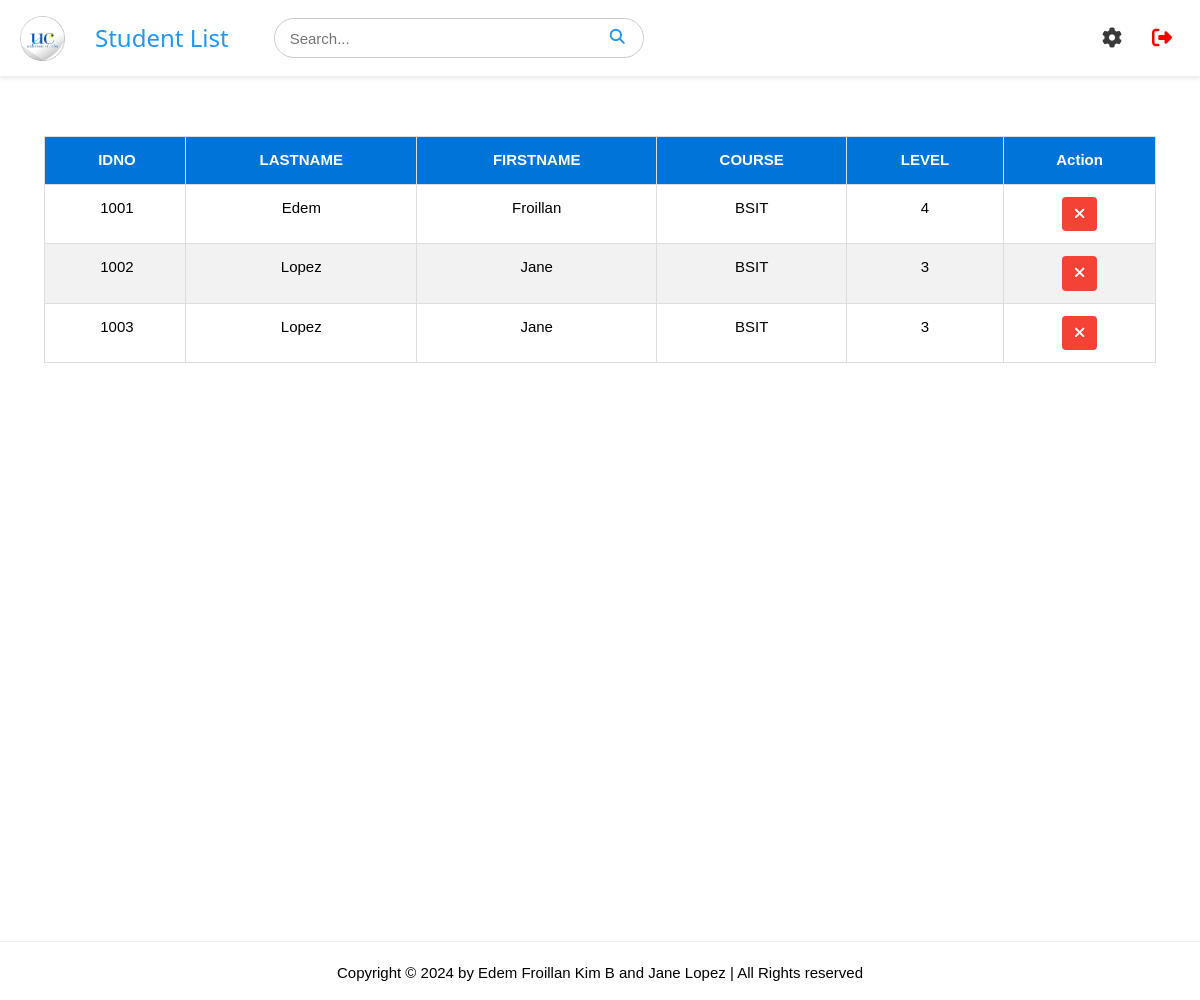
The page /students (signed in) on the database as committed earlier.
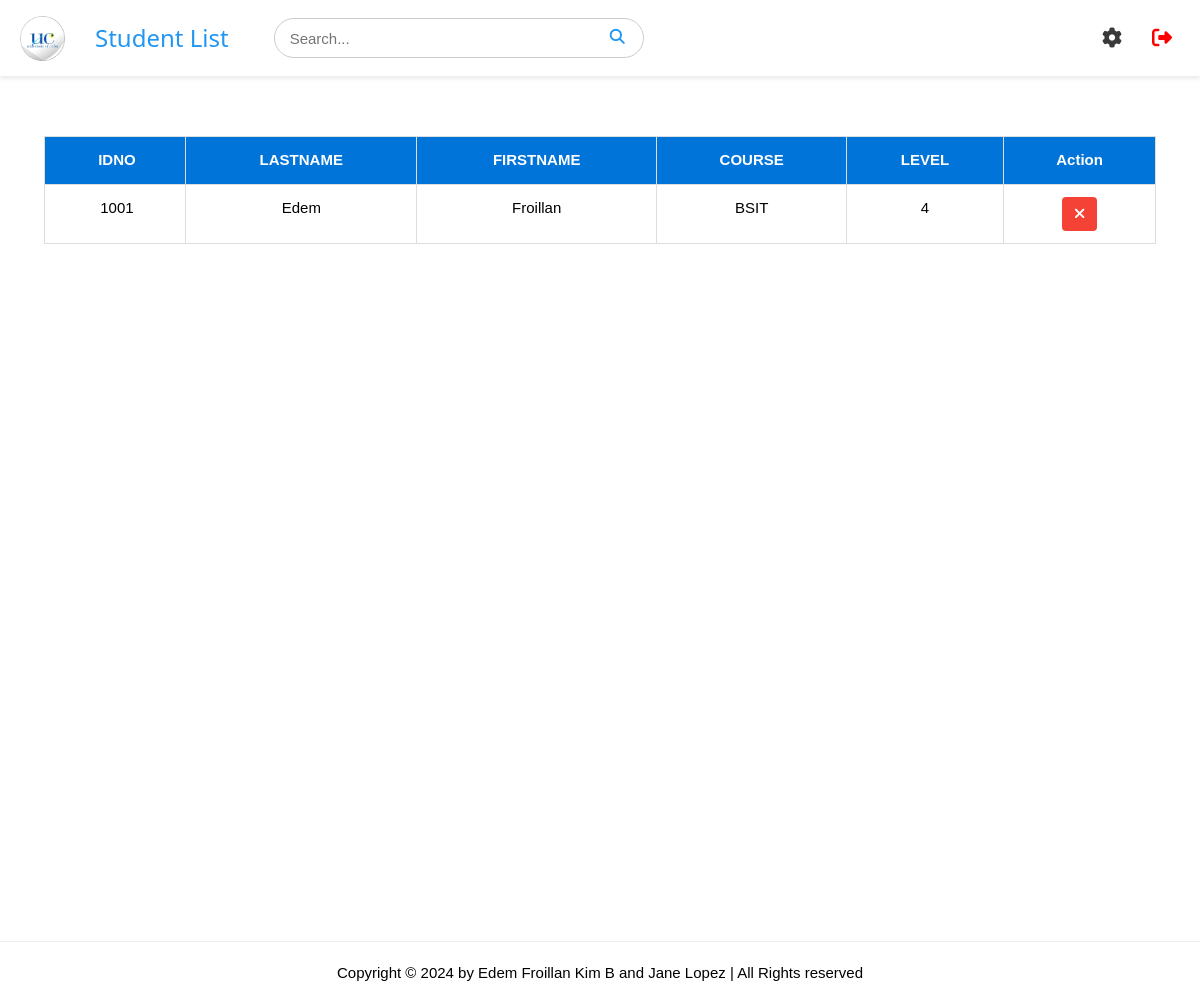
The same page on the database as committed later.
### tables this page shows
CREATE TABLE students (
                    id INTEGER PRIMARY KEY AUTOINCREMENT,
                    idno varchar(10) UNIQUE,
                    firstname varchar(50),
                    lastname varchar(50),
                    course varchar(10),
                    level varchar(5),
                    image TEXT,
                    qrcode TEXT
);

### app.py (the view)
@app.route('/students')
def student_list():
    if 'username' in session:
        pagetitle = "Student List"
        return render_template('studentlist.html',
                               data=getall_records('students'),
                               pagetitle=pagetitle,
                               users=get_users())
    else:
        flash("Please log in first!", "warning")
        return redirect(url_for('login'))

### app.py (called while the page is built)
@app.after_request
def after_request(response):
    response.headers['Cache-Control'] = 'no-store, no-cache, must-revalidate, post-check=0, pre-check=0, max-age=0'
    response.headers['Pragma'] = 'no-cache'
    response.headers['Expires'] = '-1'
    if hasattr(session, 'username') and 'username' not in session:
        response.headers['Cache-Control'] = 'no-store'
        response.headers['Pragma'] = 'no-cache'
        response.headers['Expires'] = '-1'
    return response

def get_users() -> object:
    return getall_records('students')

### dbhelper.py (called while the page is built)
def getprocess(sql: str, params=()) -> list:
    db = connect(database)
    cursor = db.cursor()
    cursor.row_factory = Row
    try:
        cursor.execute(sql, params)
        data = cursor.fetchall()
        return data
    finally:
        cursor.close()
        db.close()

def getall_records(table: str) -> list:
    sql = f'SELECT * FROM `{table}`'
    return getprocess(sql)

### templates/studentlist.html (shortened to what this page needs)
{% extends 'base.html' %}
{% block header %}
    {% include 'header.html' %}
{% endblock %}
{% block content %}
<div class="w3-row-padding" id="main_container" style="height: 100vh;">
    <div class="w3-full" style="padding: 1rem 3%;">
        <div class="styled-table-wrapper">
            <table class="w3-table-all styled-table" id="table">
                <thead>
                    <tr id="tr1">
                        <th class="w3-center">IDNO</th>
                        <th class="w3-center">LASTNAME</th>
                        <th class="w3-center">FIRSTNAME</th>
                        <th class="w3-center">COURSE</th>
                        <th class="w3-center">LEVEL</th>
                        <th class="w3-center">Action</th>
                    </tr>
                </thead>
                <tbody>
                    {% for user in users %}
                    <tr id="tr2">
                        <td class="w3-center" data-cell="IDNO:"><a>{{ user["idno"] }}</a></td>
                        <td class="w3-center" data-cell="LASTNAME:">{{ user["lastname"] }}</td>
                        <td class="w3-center" data-cell="FIRSTNAME:">{{ user["firstname"] }}</td>
                        <td class="w3-center" data-cell="COURSE:">{{ user["course"] }}</td>
                        <td class="w3-center" data-cell="LEVEL:">{{ user["level"] }}</td>
                        <td class="w3-center" data-cell="ACTION:">
                            <button class="w3-button w3-red delete-btn delete" onclick="openCustomAlert('{{ user['idno'] }}')">
                                <i class="fas fa-times"></i>
                            </button>
                        </td>
                    </tr>
                    {% endfor %}
                </tbody>
            </table>
        </div>
    </div>
</div>
{% endblock %}

### templates/base.html (shortened to what this page needs)
<!DOCTYPE html>
<html>
<head>
    <link rel='stylesheet' href="{{ url_for('static', filename='css/style.css') }}">
    <link rel="stylesheet" href="{{ url_for('static', filename='font-awesome/css/all.min.css') }}">
</head>
<body>
    <div>
        {% block header %}{% endblock %}
        {% block content %}{% endblock %}
    </div>
    <hr>
    <footer class="w3-center">
        <div class="footer-box">
            <p>Copyright &copy; 2024 by Edem Froillan Kim B and Jane Lopez | All Rights reserved</p>
        </div>
    </footer>
</body>
</html>

### templates/header.html (shortened to what this page needs)
<div class="header">
    <div class="left-section">
        <img src="../static/images/logo.png" alt="Logo" id="logo">
        <h3 class="pagetitle">{{ pagetitle }}</h3>
        <div class="search" style="position: relative;">
        <input type="text" placeholder="Search..." id="search-bar">
        <button type="submit" id="search-button"><i class="fa fa-search"></i></button>
    </div>
    </div>
    <div class="menu" style="position: relative;">
    <i class="fa solid fa-gear" id="menu-icon"></i>
    <a href="/logout" id="logout">
        <i class="fa fa-sign-out-alt"></i>
    </a>
    </div>
</div>

### static/css/style.css (style rules this page uses)
html { box-sizing:border-box }
*,*:before,*:after { box-sizing:inherit }
html { -ms-text-size-adjust:100%;-webkit-text-size-adjust:100% }
body { margin:0 }
article,aside,details,figcaption,figure,footer,header,main,menu,nav,section { display:block }
a { background-color:transparent }
img { border-style:none }
hr { box-sizing:content-box;height:0;overflow:visible }
button,input,select,textarea,optgroup { font:inherit;margin:0 }
button,input { overflow:visible }
button,select { text-transform:none }
button,[type=button],[type=reset],[type=submit] { -webkit-appearance:button }
html,body { font-family:Verdana,sans-serif;font-size:15px;line-height:1.5 }
html { overflow-x:hidden }
h3 { font-size:24px }
h1,h2,h3,h4,h5,h6 { font-family:"Segoe UI",Arial,sans-serif;font-weight:400;margin:10px 0 }
hr { border:0;border-top:1px solid #eee;margin:20px 0 }
img { vertical-align:middle }
a { color:inherit }
.w3-table,.w3-table-all { border-collapse:collapse;border-spacing:0;width:100%;display:table }
.w3-table-all { border:1px solid #ccc }
.w3-bordered tr,.w3-table-all tr { border-bottom:1px solid #ddd }
.w3-table-all tr:nth-child(odd) { background-color:#fff }
.w3-table td,.w3-table th,.w3-table-all td,.w3-table-all th { padding:8px 8px;display:table-cell;text-align:left;vertical-align:top }
.w3-table th:first-child,.w3-table td:first-child,.w3-table-all th:first-child,.w3-table-all td:first-child { padding-left:16px }
.w3-btn,.w3-button { border:none;display:inline-block;padding:8px 16px;vertical-align:middle;overflow:hidden;text-decoration:none;color:inherit;background-color:inherit;text-align:center;cursor:pointer;white-space:nowrap }
.w3-btn,.w3-button { -webkit-touch-callout:none;-webkit-user-select:none;-khtml-user-select:none;-moz-user-select:none;-ms-user-select:none;user-select:none }
.w3-container:after,.w3-container:before,.w3-panel:after,.w3-panel:before,.w3-row:after,.w3-row:before,.w3-row-padding:after,.w3-row-padding:before, .w3-cell-row:before,.w3-cell-row:after,.w3-clear:after,.w3-clear:before,.w3-bar:before,.w3-bar:after { content:"";display:table;clear:both }
.w3-row-padding,.w3-row-padding>.w3-half,.w3-row-padding>.w3-third,.w3-row-padding>.w3-twothird,.w3-row-padding>.w3-threequarter,.w3-row-padding>.w3-quarter,.w3-row-padding>.w3-col { padding:0 8px }
.w3-center { text-align:center!important }
.w3-red,.w3-hover-red:hover { color:#fff!important;background-color:#f44336!important }
.header { display: flex; justify-content: space-between; align-items: center; padding: 10px 20px; background-color: #fff; box-shadow: 0 2px 5px rgba(0, 0, 0, 0.1); position: sticky; top: 0; z-index: 100; margin-bottom: 3rem; }
.left-section { display: flex; align-items: center; }
#logo { width: 45px; height: auto; margin-right: 10px; }
.pagetitle { margin-left: 20px; color: #2196F3; }
#search-bar { padding: 15px; margin-right: 10px; border-radius: 20px; border: 1px solid #ccc; margin-left: 3rem; width: 370px; height: 40px; }
#search-button { color: #2196F3; border: none; cursor: pointer; position: absolute; background: transparent; right: 23px; top: 7px; }
#logout { text-decoration: none; color: red; font-size: 20px; transition: color 0.3s ease; }
#logout i { margin-right: 8px; }
.navbar, #logout { position: sticky; top: 0; background-color: #fff; padding: 10px 0; z-index: 100; gap: 3rem; }
.styled-table { width: 100%; border-collapse: collapse; font-family: Arial, sans-serif; margin-bottom: 20px; table-layout: auto; }
.styled-table th, .styled-table td { padding: 12px; border: 1px solid #ddd; text-align: left; }
.styled-table th { background-color: #0074D9; color: white; font-weight: bold; }
.styled-table .delete-btn { background-color: #ff4d4d; color: white; padding: 6px 12px; border: none; cursor: pointer; border-radius: 4px; }
.styled-table .delete-btn i { text-align: center; }
.menu { display: flex; align-items: center; gap: 2rem; }
#menu-icon { font-size: 20px; color: #3a3a3a; display: none; transition: transform 0.3s ease, color 0.3s ease; }
@media (max-width: 1360px) { #menu-icon { display: block; } }

Rows that differ between the two databases and show on the page:
removed students: idno "1002", lastname "Lopez", firstname "Jane", course "BSIT", level "3"
removed students: idno "1003", lastname "Lopez", firstname "Jane", course "BSIT", level "3"
